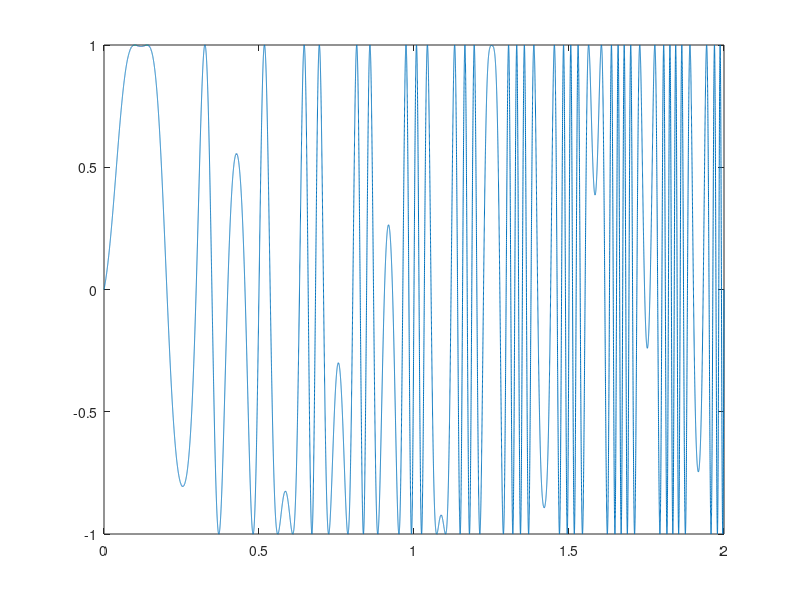

This chart was generated by the following MATLAB code:
% FM.m%% A Matlab script to calculate frequency modulated waveforms and% view their spectra.%% by Gary Scavone, McGill University, 2004.clear all;close all;% Signal parametersfs = 22050;T = 1/fs;dur = 2.0;      % secondst = 0:T:dur;    % time vector% FM parametersfc = 1;      % center freqfm = 3;Imin = 0;Imax = 20;I = t.*(Imax - Imin)/dur + Imin;y = sin(2*pi*fc*t + I.*sin(2*pi*fm*t));plot(t, y);sound(y, fs);dospectrum = input('\nPlot spectrum? Y/[N]:\n\n', 's');if dospectrum == 'Y',  figure(2);  specgram(y, 512, fs, [], 256)end